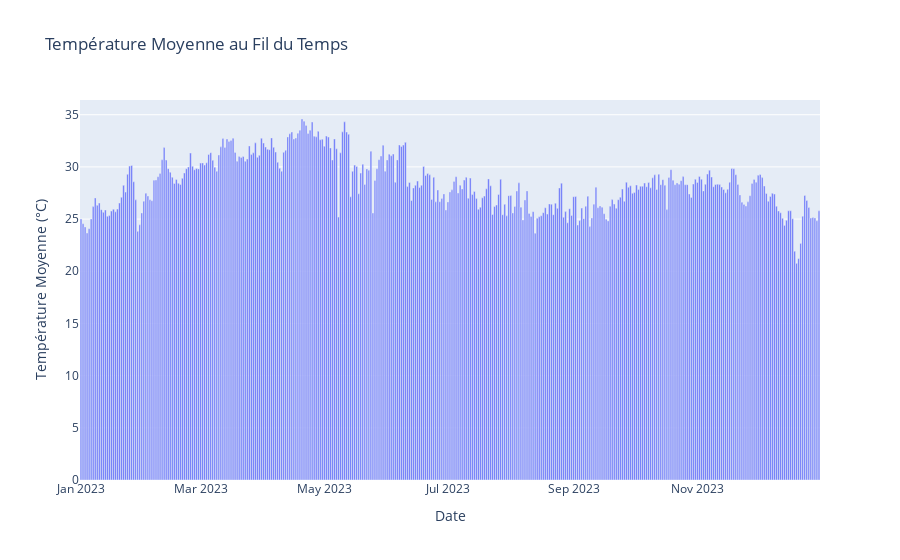

The code cell stored with this chart in its notebook:
### Code cell
fig = px.bar(df, x='date', y='temperature_2m_mean', title='Température Moyenne au Fil du Temps',
             labels={'temperature_2m_mean': 'Température Moyenne (°C)', 'date': 'Date'})
fig.show()

### Figure 1 — Plotly figure (JSON) as saved in the notebook; plotly's stock layout.template omitted (floating-point values rounded to 4 significant figures; data arrays with more than 128 entries replaced by an {"elided": "..."} marker saying what was removed)
{"data": [{"alignmentgroup": "True", "hovertemplate": "Date=%{x}<br>Température Moyenne (°C)=%{y}<extra></extra>", "legendgroup": "", "marker": {"color": "#636efa", "pattern": {"shape": ""}}, "name": "", "offsetgroup": "", "orientation": "v", "showlegend": false, "textposition": "auto", "type": "bar", "x": {"elided": "365 str values"}, "xaxis": "x", "y": {"elided": "365 float values"}, "yaxis": "y"}], "layout": {"barmode": "relative", "legend": {"tracegroupgap": 0}, "title": {"text": "Température Moyenne au Fil du Temps"}, "xaxis": {"anchor": "y", "domain": [0, 1], "title": {"text": "Date"}}, "yaxis": {"anchor": "x", "domain": [0, 1], "title": {"text": "Température Moyenne (°C)"}}}}
